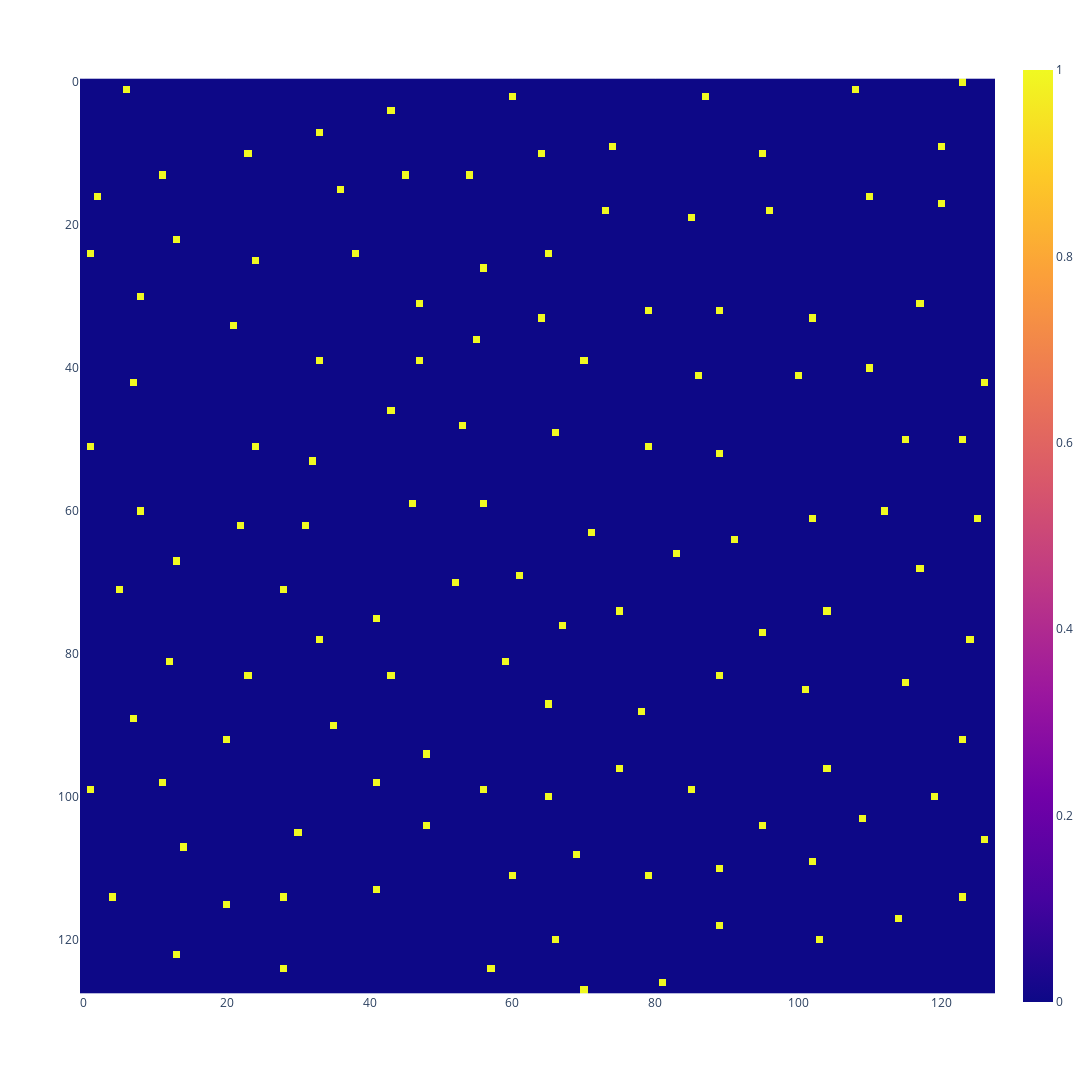

Notebook code cell kept with this figure:
### Code cell
# Test the poisson_disc_sampling method
result = a.poisson_disc_samples(8)
arr = np.zeros((a.CHUNK_SIZE, a.CHUNK_SIZE), dtype=np.uint8)
for r in result:
    arr[r[0], r[1]] = 1

fig = px.imshow(arr)
fig.update_layout(
    width=1780,  # Add extra width for the legend
    height=1780 # Add extra height for the legend
)
fig.show()

### Figure 1 — Plotly figure (JSON) as saved in the notebook; plotly's stock layout.template omitted (floating-point values rounded to 4 significant figures; data arrays with more than 128 entries replaced by an {"elided": "..."} marker saying what was removed)
{"data": [{"coloraxis": "coloraxis", "hovertemplate": "x: %{x}<br>y: %{y}<br>color: %{z}<extra></extra>", "name": "0", "type": "heatmap", "xaxis": "x", "yaxis": "y", "z": {"elided": "128x128 int values"}}], "layout": {"coloraxis": {"colorscale": [[0, "#0d0887"], [0.1111, "#46039f"], [0.2222, "#7201a8"], [0.3333, "#9c179e"], [0.4444, "#bd3786"], [0.5556, "#d8576b"], [0.6667, "#ed7953"], [0.7778, "#fb9f3a"], [0.8889, "#fdca26"], [1, "#f0f921"]]}, "height": 1780, "margin": {"t": 60}, "width": 1780, "xaxis": {"anchor": "y", "constrain": "domain", "domain": [0, 1], "scaleanchor": "y"}, "yaxis": {"anchor": "x", "autorange": "reversed", "constrain": "domain", "domain": [0, 1]}}}
